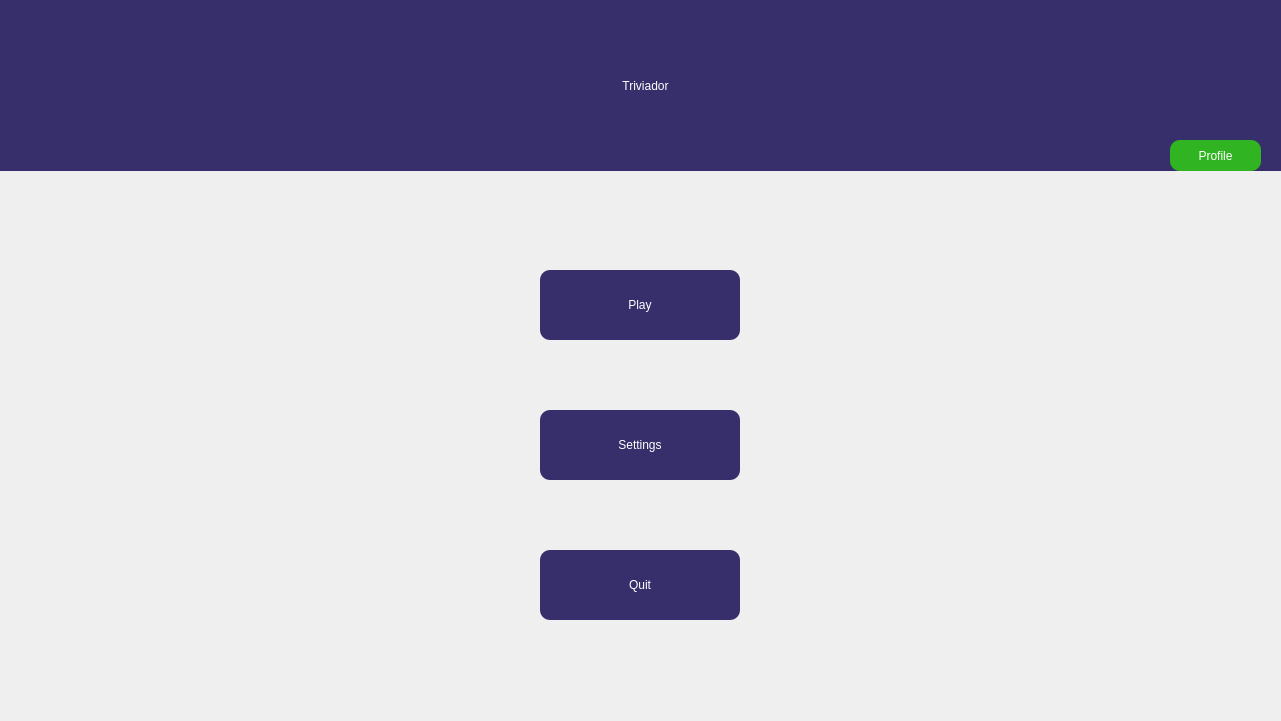
   <widget class="QWidget" name="GameMenu" native="true">
    <property name="geometry">
     <rect>
      <x>0</x>
      <y>0</y>
      <width>1281</width>
      <height>721</height>
     </rect>
    </property>
    <property name="styleSheet">
     <string notr="true"/>
    </property>
    <widget class="QLabel" name="MenuGameTitle">
     <property name="geometry">
      <rect>
       <x>-10</x>
       <y>0</y>
       <width>1311</width>
       <height>171</height>
      </rect>
     </property>
     <property name="styleSheet">
      <string notr="true">font: 700 66pt &quot;Segoe UI&quot;;
color: rgb(255, 255, 255);
background-color: rgb(55, 47, 107);</string>
     </property>
     <property name="text">
      <string>Triviador</string>
     </property>
     <property name="alignment">
      <set>Qt::AlignCenter</set>
     </property>
    </widget>
    <widget class="QWidget" name="ProfileMenuWidget" native="true">
     <property name="geometry">
      <rect>
       <x>1140</x>
       <y>0</y>
       <width>140</width>
       <height>140</height>
      </rect>
     </property>
     <property name="styleSheet">
      <string notr="true">border: 2px;
border-radius: 10px;
background-color: rgb(55, 47, 107);</string>
     </property>
     <widget class="QLabel" name="MenuProfilePicture">
      <property name="geometry">
       <rect>
        <x>0</x>
        <y>0</y>
        <width>140</width>
        <height>140</height>
       </rect>
      </property>
      <property name="styleSheet">
       <string notr="true"/>
      </property>
      <property name="text">
       <string/>
      </property>
      <property name="pixmap">
       <pixmap>:/LoginForm/DefaultUser.jpg</pixmap>
      </property>
      <property name="scaledContents">
       <bool>true</bool>
      </property>
      <property name="alignment">
       <set>Qt::AlignCenter</set>
      </property>
     </widget>
    </widget>
    <widget class="QPushButton" name="MenuEditProfileButton">
     <property name="geometry">
      <rect>
       <x>1170</x>
       <y>140</y>
       <width>91</width>
       <height>31</height>
      </rect>
     </property>
     <property name="styleSheet">
      <string notr="true">borderd: 2px;
border-radius: 10px;
background-color: rgb(48, 180, 33);
font: 700 12pt &quot;Segoe UI&quot;;
color: rgb(255, 255, 255);</string>
     </property>
     <property name="text">
      <string>Profile</string>
     </property>
    </widget>
    <widget class="QPushButton" name="MenuPlayButton">
     <property name="geometry">
      <rect>
       <x>540</x>
       <y>270</y>
       <width>200</width>
       <height>70</height>
      </rect>
     </property>
     <property name="styleSheet">
      <string notr="true">border: 2px;
border-radius: 10px;
background-color: rgb(55, 47, 107);
font: 700 30pt &quot;Segoe UI&quot;;
color: rgb(255, 255, 255);</string>
     </property>
     <property name="text">
      <string>Play</string>
     </property>
    </widget>
    <widget class="QPushButton" name="MenuQuitButton">
     <property name="geometry">
      <rect>
       <x>540</x>
       <y>550</y>
       <width>200</width>
       <height>70</height>
      </rect>
     </property>
     <property name="styleSheet">
      <string notr="true">border: 2px;
border-radius: 10px;
background-color: rgb(55, 47, 107);
font: 700 30pt &quot;Segoe UI&quot;;
color: rgb(255, 255, 255);</string>
     </property>
     <property name="text">
      <string>Quit</string>
     </property>
    </widget>
    <widget class="QPushButton" name="MenuSettingsButton">
     <property name="geometry">
      <rect>
       <x>540</x>
       <y>410</y>
       <width>200</width>
       <height>70</height>
      </rect>
     </property>
     <property name="styleSheet">
      <string notr="true">border: 2px;
border-radius: 10px;
background-color: rgb(55, 47, 107);
font: 700 30pt &quot;Segoe UI&quot;;
color: rgb(255, 255, 255);</string>
     </property>
     <property name="text">
      <string>Settings</string>
     </property>
    </widget>
    <zorder>MenuGameTitle</zorder>
    <zorder>ProfileMenuWidget</zorder>
    <zorder>MenuEditProfileButton</zorder>
    <zorder>MenuQuitButton</zorder>
    <zorder>MenuSettingsButton</zorder>
    <zorder>MenuPlayButton</zorder>
   </widget>
